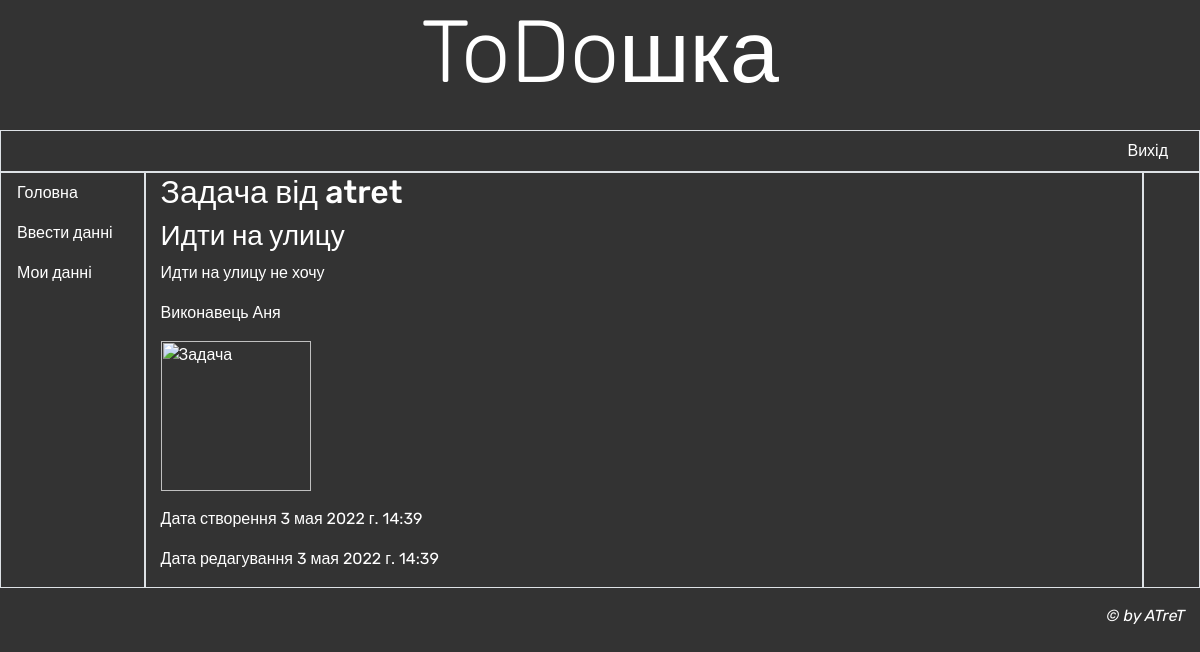
Page /dashboard/3 (signed in) on the committed database.
### dashboard/models.py (models this page shows, shortened)
class TodoDb(models.Model):
    author = models.ForeignKey(User, on_delete=models.CASCADE)
    header = models.CharField(max_length=100, verbose_name='Заголовок')
    content = models.TextField(max_length=500, verbose_name='Задача')
    slave = models.CharField(max_length=100, verbose_name='Виконавець', blank=True)
    date_add = models.DateTimeField(auto_now_add=True)
    date_update = models.DateTimeField(auto_now=True)
    photo = models.ImageField(blank=True, null=True, upload_to='uploads/%Y/%m/%d/',verbose_name='Фото')
    class Meta:
        ordering = ['date_add']

### dashboard/views.py (the view)
# urls.py: path('<int:pk>', views.TdDetailView.as_view(), name='detail'),
class TdDetailView(LoginRequiredMixin, DetailView):
    model = TodoDb
    template_name = 'dashboard/details.html'
    context_object_name = 'detail_content'
    raise_exception = True

### dashboard/templates/dashboard/details.html (shortened to what this page needs)
{% extends "base.html" %}
{% block content %}
    <h2>Задача від {{ detail_content.author }}</h2>
    <div class="date" >
        <h3>{{ detail_content.header }}</h3>
        <p>{{ detail_content.content }}</p>
        <p>Виконавець {{ detail_content.slave }}</p>
        <p><img src="/{{ detail_content.photo }}" alt="Задача" style="width:150px;height:150px;"></p>
        <p>Дата створення {{ detail_content.date_add }}</p>
        <p>Дата редагування {{ detail_content.date_update }}</p>
    </div>
{% endblock %}

### account/templates/base.html (style rules this page uses)
body { background-color: #333333; color: white; font-family: 'Rubik', sans-serif; }

### rows in the picture
TodoDb: author "atret", header "Идти на улицу", content "Идти на улицу не хочу", slave "Аня", date_add "3 мая 2022 г. 14:39", date_update "3 мая 2022 г. 14:39"
